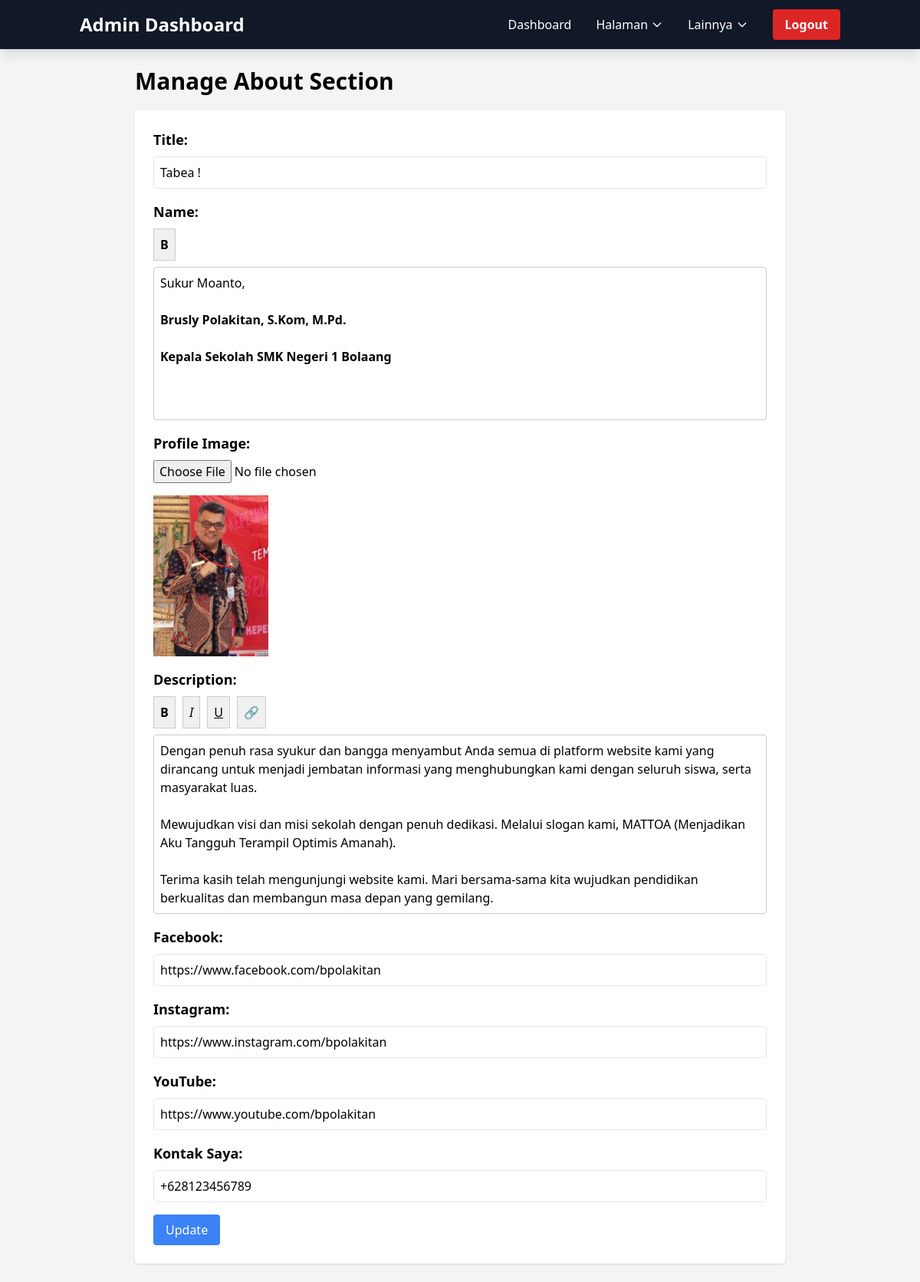
Screenshot of /admin/manage_about.php (signed in) with the database file from the repository.
### tables this page shows
CREATE TABLE `about_info` (
  `id` int(11) NOT NULL,
  `description` text NOT NULL,
  `name` varchar(255) NOT NULL,
  `image` varchar(255) NOT NULL,
  `facebook` varchar(255) DEFAULT NULL,
  `instagram` varchar(255) DEFAULT NULL,
  `youtube` varchar(255) DEFAULT NULL,
  `whatsapp` varchar(20) DEFAULT '+628123456789',
  `tabea_text` varchar(255) DEFAULT 'Tabea !'
);

### admin/manage_about.php (the view, shortened to what this page needs)
<?php
require_once '../config.php';
$stmt = $pdo->prepare("SELECT * FROM about_info WHERE id = 1");
$stmt->execute();
$about = $stmt->fetch();
?>
<!DOCTYPE html>
<html lang="en">
<head>
    <link href="../assets/css/output.css" rel="stylesheet">
</head>
<body class="bg-gray-100 font-sans">
    <?php include('../admin/components/navbar.php'); ?>
    <main class="p-6 max-w-4xl mx-auto">
        <h1 class="text-3xl font-bold mb-5">Manage About Section</h1>
        <form id="aboutForm" method="POST" enctype="multipart/form-data" class="bg-white p-6 rounded shadow">
            <label class="block mb-2 text-lg font-semibold">Title:</label>
            <input type="text" name="tabea_text" value="<?php echo htmlspecialchars($about['tabea_text']); ?>" class="w-full p-2 border rounded mb-4">
            <label class="block mb-2 text-lg font-semibold">Name:</label>
            <div class="editor-toolbar mb-2">
                <button type="button" onclick="toggleBold('name-editor')"><b>B</b></button>
            </div>
            <div contenteditable="true" id="name-editor" class="editor-content mb-4 border rounded p-2" style="height: 4rem; max-height: 4rem; overflow-y: auto;"><?php echo $about['name']; ?></div>
            <label class="block mb-2 text-lg font-semibold">Profile Image:</label>
            <input type="file" name="image" class="mb-4">
            <img src="../<?php echo htmlspecialchars($about['image']); ?>" alt="Current Image" class="mb-4" width="150">
            <label class="block mb-2 text-lg font-semibold">Description:</label>
            <div class="editor-toolbar mb-2">
                <button type="button" onclick="execCmd('bold')"><b>B</b></button>
                <button type="button" onclick="execCmd('italic')"><i>I</i></button>
                <button type="button" onclick="execCmd('underline')"><u>U</u></button>
                <button type="button" onclick="execCmd('createLink', prompt('Enter URL:', 'http://'))">🔗</button>
            </div>
            <div contenteditable="true" id="editor" class="editor-content mb-4 border rounded p-2"><?php echo $about['description']; ?></div>
            <label class="block mb-2 text-lg font-semibold">Facebook:</label>
            <input type="text" name="facebook" value="<?php echo htmlspecialchars($about['facebook']); ?>" class="w-full p-2 border rounded mb-4">
            <label class="block mb-2 text-lg font-semibold">Instagram:</label>
            <input type="text" name="instagram" value="<?php echo htmlspecialchars($about['instagram']); ?>" class="w-full p-2 border rounded mb-4">
            <label class="block mb-2 text-lg font-semibold">YouTube:</label>
            <input type="text" name="youtube" value="<?php echo htmlspecialchars($about['youtube']); ?>" class="w-full p-2 border rounded mb-4">
            <label class="block mb-2 text-lg font-semibold">Kontak Saya:</label>
            <input type="text" name="whatsapp" value="<?php echo htmlspecialchars($about['whatsapp']); ?>" class="w-full p-2 border rounded mb-4" placeholder="Format: +628123456789">
            <button type="submit" class="bg-blue-500 text-white px-4 py-2 rounded">Update</button>
        </form>
    </main>
</body>
</html>

### admin/manage_about.php (style rules this page uses)
.editor-toolbar button { background-color: #f0f0f0; border: 1px solid #ccc; padding: 8px; margin-right: 5px; cursor: pointer; }
.editor-content { border: 1px solid #ccc; padding: 10px; min-height: 200px; overflow-y: auto; }
#name-editor { white-space: pre-wrap; word-wrap: break-word; }

### rows the page displays
about_info: tabea_text "Tabea !", name "Sukur Moanto, Brusly Polakitan, S.Kom, M.Pd. Kepala Sekolah SMK Negeri 1 Bolaang", image (picture), description "Dengan penuh rasa syukur dan bangga menyambut Anda semua di platform website kami yang dirancang untuk menjadi jembatan informasi yang menghubungkan kami dengan seluruh siswa, serta masyarakat luas. Mewujudkan visi dan misi sekolah dengan penuh dedikasi. Melalui slogan kami, MATTOA (Menjadikan Aku Tangguh Terampil Optimis Amanah). Terima kasih telah mengunjungi website kami. Mari bersama-sama kita wujudkan pendidikan berkualitas dan membangun masa depan yang gemilang.", facebook "https://www.facebook.com/bpolakitan", instagram "https://www.instagram.com/bpolakitan", youtube "https://www.youtube.com/bpolakitan", whatsapp "+628123456789"
